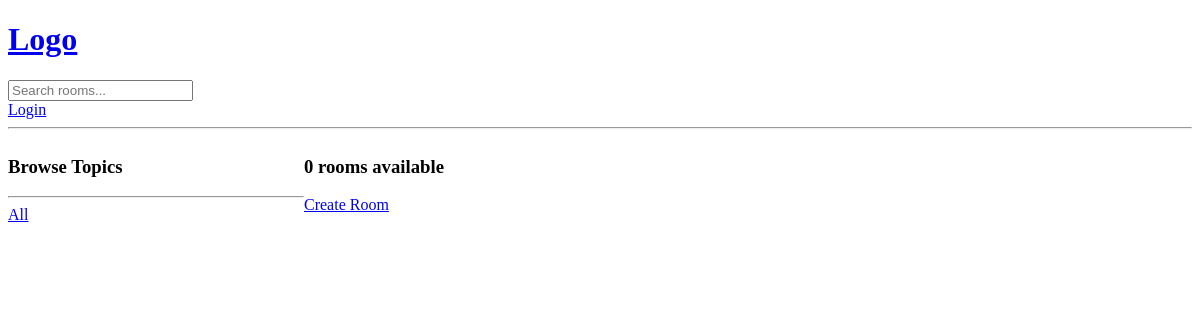
The app's page /, older data.
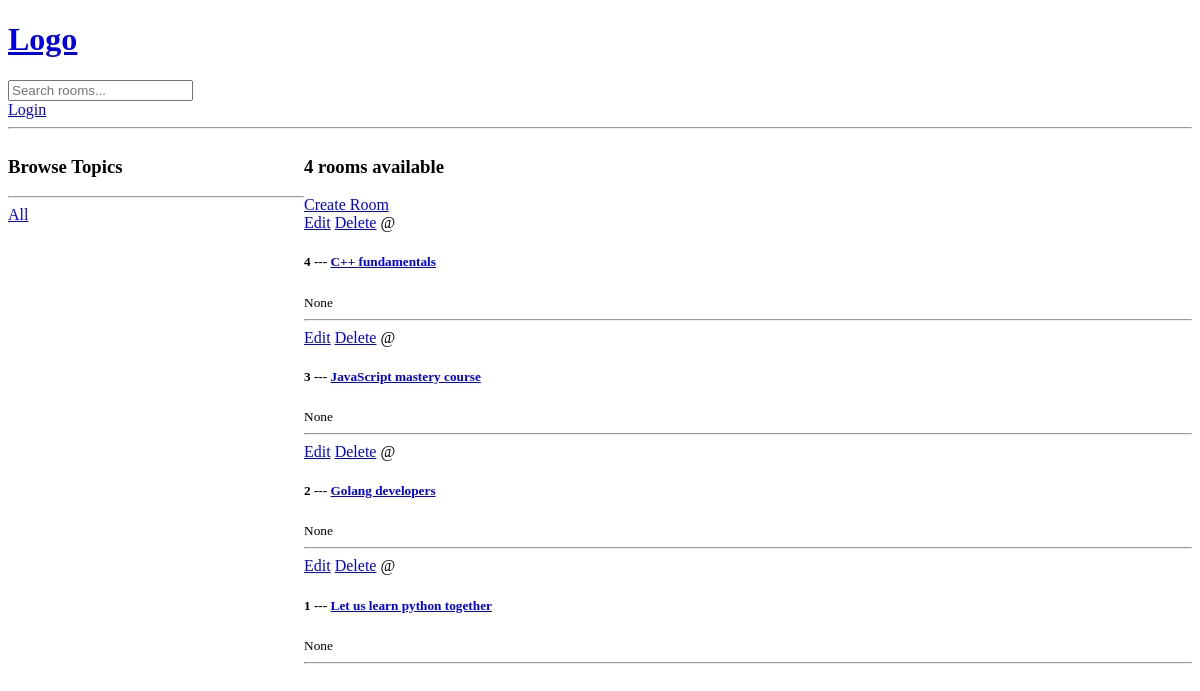
The same page, newer data.
### base/models.py (models this page shows, shortened)
class Room(models.Model):
    host = models.ForeignKey(User, on_delete=models.SET_NULL, null=True)
    topic = models.ForeignKey(Topic, on_delete=models.SET_NULL, null=True)
    name = models.CharField(max_length=200)
    description = models.TextField(null=True, blank=True)
    updated = models.DateTimeField(auto_now=True)
    created = models.DateTimeField(auto_now_add=True)
    class Meta:
        ordering = ['-updated', '-created']

### base/views.py (the view)
# urls.py: path('', views.home, name="home"),
def home(request: any) -> HttpResponse:
    query = request.GET.get('q') if request.GET.get('q') != None else ''
    rooms = Room.objects.filter(
        Q(topic__name__contains = query) |
        Q(name__contains = query) |
        Q(description__contains = query)
    )
    topics = Topic.objects.all()
    room_count = rooms.count()
    context = {'rooms' : rooms, 'topics' : topics, 'room_count' : room_count}
    return render(request, 'base/home.html', context)

### base/templates/base/home.html (shortened to what this page needs)
{% extends 'main.html' %}
{% block content %}
<div class="home-container">
    <div>
        <h3>Browse Topics</h3>
        <hr>
        <div>
            <a href="{% url 'home' %}">All </a>
        </div>
    </div>
    <div>
        <h3>{{ room_count }} rooms available</h3>
        <a href="{% url 'create-room' %}">Create Room </a>
        <div>
            {% for room in rooms %}
                <a href="{% url 'update-room' room.id %}">Edit</a>
                <a href="{% url 'delete-room' room.id %}">Delete</a>
                <span>@{{ room.host.username }}</span>
                <h5>{{ room.id }} --- <a href="{% url 'room' room.id %}">{{ room.name }}</a></h5>
                <small>{{ room.topic }}</small>
                <hr>
            {% endfor %}
        </div>
    </div>
</div>
{% endblock %}

Row changes from the older to the newer data that the page shows:
added Room: id "4", name "C++ fundamentals", topic "None"
added Room: id "3", name "JavaScript mastery course", topic "None"
added Room: id "2", name "Golang developers", topic "None"
added Room: id "1", name "Let us learn python together", topic "None"
Text that changed along with them:
{{ room_count }}: "0" → "4"
